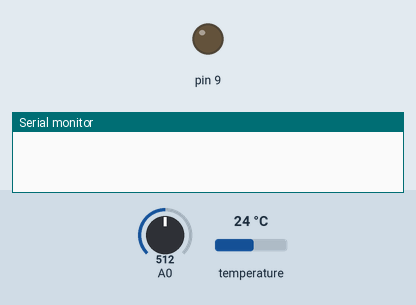
A sketch run on a simulated Arduino Uno, built with avr-gcc and run on an emulated ATmega328P. On the bench: output pins drawn as LEDs (lit = HIGH), the last lines printed to the serial monitor. Inputs (shaded band) come from the test bench; at power-on: A0 = 512, temperature 24 °C.

Above: at 0.1 s.
At 0.8 s:
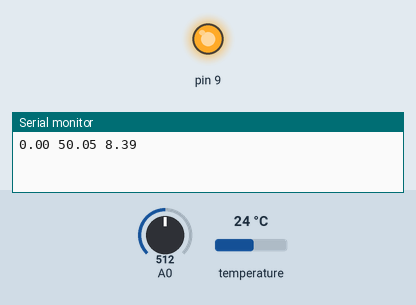
Timing chart, 0 to 2.3 s (numbered marks = the images above):
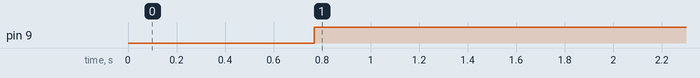

The sketch:

my_program.ino
```cpp
/*
Proportional temperature controller using a min delay of 2 seconds for actuaiting a relay
A lot of ASSEMBLY/REGISTRY comunication with the ATMega328p for educational pourposes ^^
*/


// Include necessary libraries
#include <OneWire.h>
#include <DallasTemperature.h>


// We use a lot of volatiles because most of these values are
// usefull in multiple scenarios of the code (for example:
// current temperature, control value, control booleans, etc.)
volatile bool converted;
volatile bool newValue;
volatile uint16_t value;
volatile float p_value = 15;
volatile float temp;
volatile uint16_t control;
volatile bool blocked = false;
volatile bool recently_blocked = false;

#define temp_wire 2 // Sensor port

OneWire oneWire(temp_wire); // Create one-wire object
DallasTemperature sensors(&oneWire); // Create temperature sensor object (inherits one wire object)

void setup()
{
  Serial.begin(9600); // Serial communications for debugging and data
  sensors.begin(); // Start sensors

  // Select A0
  ADMUX |= (1<<REFS0);
  // Enable ADC; Enable Interrupt;
  ADCSRA |= (1<<ADEN)|(1<<ADSC)|(1<<ADIE);
  // Set trigger on TIMER1 match B
  ADCSRB |= (1<<ADTS2)|(1<<ADTS0);

  // Set PB1 to be an output (Pin9 Arduino UNO)
  DDRB |= (1 << PB1);
  // Clear Timer/Counter Control Registers
  TCCR1A = 0;
  TCCR1B = 0;
  // Set inverting mode
  TCCR1A |= (1 << COM1A1);
  // Set phase-correct PWM mode
  TCCR1A |= (1 << WGM11);
  TCCR1B |= (1 << WGM13);
  // Set prescaler to 1024 and starts PWM
  TCCR1B |= (1 << CS12);
  TCCR1B |= (1 << CS10);
  // Set PWM frequency/top value
  ICR1 = 0xFFFF;
  // Set dutycicle 15625 -> 2 secs
  OCR1A = 15625;

  // Make a first reading
  sensors.requestTemperaturesByIndex(0);
  // Set lowest resolution -> Faster (.5 degrees)
  sensors.setResolution(9);
  // Enable interrupts
  sei();
}

void convert_desired_temp(float delta_temp) {
    if (delta_temp < 1.0L) {
      TCCR1A &= ~(1<<COM1A1); // Disable PWM
      PORTB &= ~(1<<PB1); // PIN Power Off
      control = 0x0000; // Min Dutycicle
      OCR1A = 15625; // Timer1 - 2 seconds
      blocked = true; // Block Control Update
      TCNT1 = 0; // Reset Timer1
      TIMSK1 |= (1<<OCIE1A); // Enable MatchA Interrupt

    } else if (delta_temp > p_value) {
      TCCR1A &= ~(1<<COM1A1); // Disable PWM
      PORTB |= (1<<PB1); // PIN Power On
      control = 0xFFFF; // Max Dutycicle
      OCR1A = 15625; // Timer1 - 2 seconds
      blocked = true; // Block Control Update
      TCNT1 = 0; // Reset Timer1
      TIMSK1 |= (1<<OCIE1A); // Enable MatchA Interrupt
    } else {
      TCCR1A |= (1<<COM1A1); // Enable PWM
      control = uint16_t((pow(2,16)-2L*15625L -1)*delta_temp/(p_value - 1.0L) + 15625L); // Calculate proportional dutycicle
      OCR1A = control; // Update Dutycicle
    }
}

float convert_control(uint16_t control) {
    return 2*float(control - 1)/15625L; // Needs to be recalculated
}

void loop() {
  if (recently_blocked) {
    blocked = false; // Unblock it
    TIMSK1 &= ~(1<<OCIE1A); // Disable interrupts
    recently_blocked = false; // Reprepare trigger for unblocking
  }

  if (newValue & !blocked) {
    newValue = false; // No new ADC value to update
    float desired_temp = float(value) * 100L / 1023L; // Map desired temperature
    float delta_temp = desired_temp - temp; // Calculate temperature difference
    convert_desired_temp(delta_temp); // Update control

    // Optional printing
    Serial.print(temp);
    Serial.print(" ");
    Serial.print(desired_temp);
    Serial.print(" ");
    Serial.println(convert_control(control));
  }

  if (sensors.getWaitForConversion()) { // If new temperature reading
    temp = sensors.getTempCByIndex(0); // Get temperature
    sensors.requestTemperaturesByIndex(0); // Ask for new temperature
  }

  if (converted) { // If has converted
    ADCSRA |= (1<<ADSC)|(1<<ADIE);   // Start converting voltage on A0
    converted = false; // Reanable trigger
  }
}

// When there is an ADC value
ISR(ADC_vect){
  value = ADC; // Read ADC value
  converted = true; // Trigger flag
  newValue = true;
}

ISR(TIMER1_COMPA_vect) { // When two seconds have passed
  recently_blocked = true; // Unblock controller
}


//BTW this code could be reused and improved in many ways I hope someone uses it
```

Measured:
- by itself, pin 9: LOW → HIGH at 0.77 s
